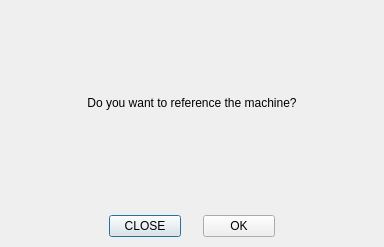
<?xml version="1.0" encoding="UTF-8"?>
<ui version="4.0">
 <class>Dialog</class>
 <widget class="QDialog" name="Dialog">
  <property name="geometry">
   <rect>
    <x>0</x>
    <y>0</y>
    <width>384</width>
    <height>247</height>
   </rect>
  </property>
  <property name="sizePolicy">
   <sizepolicy hsizetype="Fixed" vsizetype="Fixed">
    <horstretch>0</horstretch>
    <verstretch>0</verstretch>
   </sizepolicy>
  </property>
  <property name="windowTitle">
   <string>Frame</string>
  </property>
  <layout class="QHBoxLayout" name="horizontalLayout">
   <property name="spacing">
    <number>0</number>
   </property>
   <property name="leftMargin">
    <number>0</number>
   </property>
   <property name="topMargin">
    <number>0</number>
   </property>
   <property name="rightMargin">
    <number>0</number>
   </property>
   <property name="bottomMargin">
    <number>0</number>
   </property>
   <item>
    <layout class="QVBoxLayout" name="verticalLayout">
     <item>
      <layout class="QVBoxLayout" name="verticalLayout_2">
       <item>
        <widget class="StatusLabel" name="statuslabel">
         <property name="sizePolicy">
          <sizepolicy hsizetype="Preferred" vsizetype="Expanding">
           <horstretch>0</horstretch>
           <verstretch>0</verstretch>
          </sizepolicy>
         </property>
         <property name="text">
          <string>Do you want to reference the machine?</string>
         </property>
         <property name="alignment">
          <set>Qt::AlignCenter</set>
         </property>
         <property name="rules" stdset="0">
          <string>[]</string>
         </property>
        </widget>
       </item>
       <item>
        <layout class="QHBoxLayout" name="horizontalLayout_2">
         <property name="topMargin">
          <number>10</number>
         </property>
         <property name="rightMargin">
          <number>0</number>
         </property>
         <property name="bottomMargin">
          <number>10</number>
         </property>
         <item>
          <widget class="QPushButton" name="close_button">
           <property name="maximumSize">
            <size>
             <width>72</width>
             <height>64</height>
            </size>
           </property>
           <property name="text">
            <string>CLOSE</string>
           </property>
          </widget>
         </item>
         <item>
          <widget class="ActionButton" name="homeall_abutton">
           <property name="enabled">
            <bool>true</bool>
           </property>
           <property name="maximumSize">
            <size>
             <width>72</width>
             <height>64</height>
            </size>
           </property>
           <property name="text">
            <string>OK</string>
           </property>
           <property name="rules" stdset="0">
            <string>[]</string>
           </property>
           <property name="actionName" stdset="0">
            <string>machine.home.all</string>
           </property>
          </widget>
         </item>
        </layout>
       </item>
      </layout>
     </item>
    </layout>
   </item>
  </layout>
 </widget>
 <customwidgets>
  <customwidget>
   <class>StatusLabel</class>
   <extends>QLabel</extends>
   <header>qtpyvcp.widgets.display_widgets.status_label</header>
  </customwidget>
  <customwidget>
   <class>ActionButton</class>
   <extends>QPushButton</extends>
   <header>qtpyvcp.widgets.button_widgets.action_button</header>
  </customwidget>
 </customwidgets>
 <resources/>
 <connections/>
</ui>
